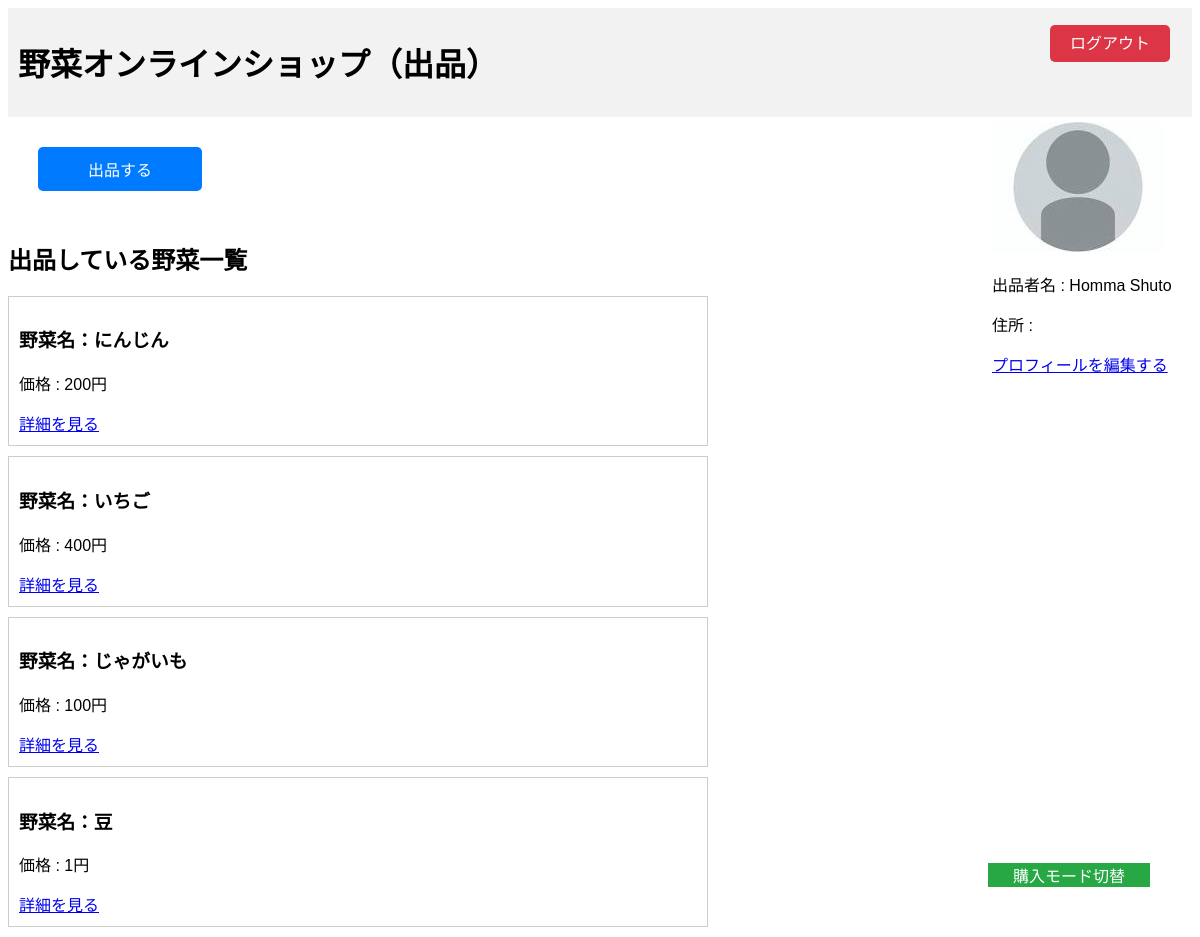
The page /seller/home/ (signed in) on the database its author committed.
### accounts/models.py (models this page shows, shortened)
class User(AbstractBaseUser, PermissionsMixin):
    account_id = models.CharField(
        verbose_name=_("account_id"),
        unique=True,
        max_length=10
    )
    email = models.EmailField(
        verbose_name=_("email"),
        unique=True
    )
    first_name = models.CharField(
        verbose_name=_("first_name"),
        max_length=150,
        null=True,
        blank=False
    )
    last_name = models.CharField(
        verbose_name=_("last_name"),
        max_length=150,
        null=True,
        blank=False
    )
    birth_date = models.DateField(
        verbose_name=_("birth_date"),
        blank=True,
        null=True
    )
    is_superuser = models.BooleanField(
        verbose_name=_("is_superuer"),
        default=False
    )
    is_staff = models.BooleanField(
        verbose_name=_('staff status'),
        default=False,
    )
    is_seller = models.BooleanField(
        verbose_name=_('is_seller'),
        default=False,
    )
    is_active = models.BooleanField(
        verbose_name=_('active'),
        default=True,
    )
    created_at = models.DateTimeField(
        verbose_name=_("created_at"),
        auto_now_add=True
    )
    updated_at = models.DateTimeField(
        verbose_name=_("updateded_at"),
        auto_now=True
    )
    address = models.CharField(
        max_length=200,
        blank=True,
        null=True
    )
    profile_picture = models.ImageField(
        upload_to='profile_pics/',
        blank=True,
        null=True
    )
    objects = UserManager()
    USERNAME_FIELD = 'account_id' # ログイン時、ユーザー名の代わりにaccount_idを使用
    REQUIRED_FIELDS = ['email']  # スーパーユーザー作成時にemailも設定する

### seller/models.py (models this page shows, shortened)
class Vegetable(models.Model):
    seller = models.ForeignKey(Seller, on_delete=models.CASCADE, related_name='vegetable')      # 出品者
    item_name = models.CharField(max_length=100)                                                # 品目名
    item_type = models.CharField(max_length=100, default='---')                                 # 品種名
    price = models.DecimalField(max_digits=100, decimal_places=2, default=0)                    # 単価
    content_quantity = models.PositiveIntegerField(default=1)                                   # まとまりの内容個数
    content_price = models.DecimalField(max_digits=100, decimal_places=2, default=0)            # まとまりの価格
    total_quantity = models.PositiveIntegerField(default=0)                                     # まとまりの総数

### seller/views.py (the view)
# urls.py: path("home/", SellerHomeView.as_view(), name="home"),
class SellerHomeView(LoginRequiredMixin, View):
    login_url = '/accounts/login/'  # ログインしていない場合のリダイレクト先URL
    def get(self, request):
        user = request.user.id
        try:
            seller = Seller.objects.get(user_id=user)
            vegetables = Vegetable.objects.filter(seller_id=seller.id)
            form = UserProfileForm()
            return render(request, 'seller/home.html', {'vegetables': vegetables, 'form': form})
        except Seller.DoesNotExist:
            return render(request, 'seller/seller_not_found.html')

### seller/templates/seller/home.html (shortened to what this page needs)
{% load static %}
<!DOCTYPE html>
<html>
<head>
    <link rel="stylesheet" type="text/css" href="{% static 'seller/css/home.css' %}">
</head>
<body>
    <div class="wrap">
        <div class="header">
            <h1>野菜オンラインショップ（出品）</h1>
        </div>
        <div class="logout-container">
            <a href="{% url 'accounts:logout' %}" class="logout-btn">ログアウト</a>
        </div>
        <div class="personal-info">
            {% if user.profile_picture %}
            <img src="{{ user.profile_picture.url }}" alt="プロフィール画像">
            {% else %}
            <img src="{% static 'images/NoFace.jpg' %}" alt="プロフィール画像">
            {% endif %}
            <p>出品者名 : {{ user.last_name }} {{ user.first_name }}</p>
            <p>住所 : {{ seller.address}}</p>
            <a href="{% url 'accounts:edit_profile' %}" class="edit-profile-btn">プロフィールを編集する</a>
        </div>
        <a href="{% url 'seller:create_item' %}" class="submit-button">出品する</a>
        <h2>出品している野菜一覧</h2>
        <div class="product-list">
            {% for vegetable in vegetables %}
            <div class="product">
                <h3>野菜名：{{ vegetable.item_name }}</h3>
                <p>価格 : {{ vegetable.content_price|floatformat:"0" }}円</p>
                <a href="{% url 'seller:product_detail' vegetable_id=vegetable.id %}">詳細を見る</a>
            </div>
            {% endfor %}
        </div>
        <div class="toggle-mode-container">
            <a href="{% url 'buyer:home' %}" class="toggle-mode-btn">購入モード切替</a>
        </div>
</body>
</html>

### seller/static/seller/css/home.css (style rules this page uses)
body { font-family: Arial, sans-serif; }
.header { background-color: #f2f2f2; padding: 10px; }
.personal-info { float: right; width: 200px; margin-top: 5px; }
.product-list { width: 700px; }
.product { border: 1px solid #ccc; padding: 10px; margin-bottom: 10px; }
.submit-button { display: inline-block; padding: 10px 50px; background-color: #007bff; color: #fff; text-decoration: none; border: none; border-radius: 5px; cursor: pointer; margin: 30px; font-size: 16px; transition: background-color 0.3s ease; }
.logout-container { position: absolute; top: 30px; right: 30px; }
.logout-btn { background-color: #dc3545; color: #fff; padding: 10px 20px; border: none; border-radius: 5px; text-decoration: none; cursor: pointer; }
.toggle-mode-container { position: fixed; overflow-y: auto; bottom: 50px; right: 50px; }
.toggle-mode-btn { background-color: #28a745; color: #fff; padding: 20px 25px; border: none; border-radius: 5px; text-decoration: none; cursor: pointer; }

### rows shown on the page
User: last_name "Homma", first_name "Shuto"
Vegetable: item_name "にんじん", content_price "200"
Vegetable: item_name "いちご", content_price "400"
Vegetable: item_name "じゃがいも", content_price "100"
Vegetable: item_name "豆", content_price "1"
